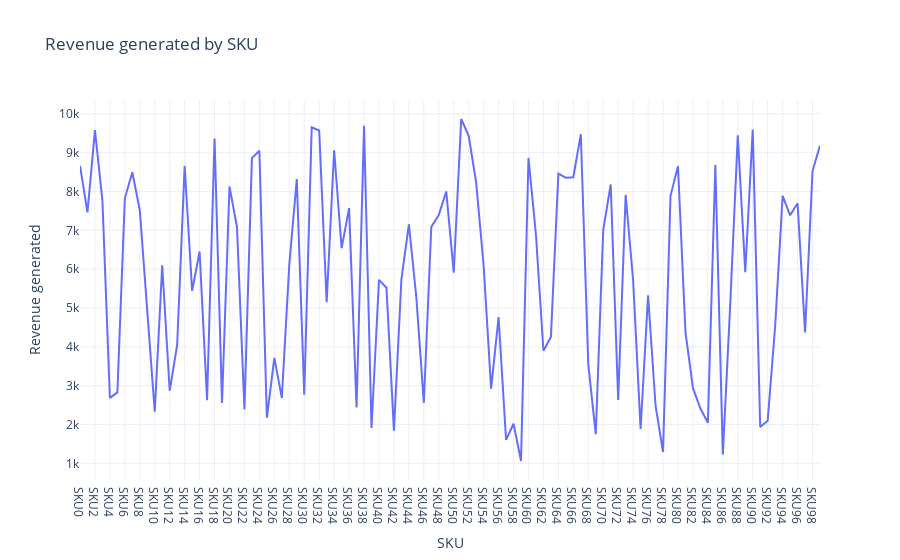

Source (notebook cell):
### Code cell
revenue_chart = px.line(df, x = 'SKU',
                       y = 'Revenue generated',
                       title = 'Revenue generated by SKU')
revenue_chart.show()

### Figure 1 — Plotly figure (JSON) as saved in the notebook; plotly's stock layout.template omitted (floating-point values rounded to 4 significant figures)
{"data": [{"hovertemplate": "SKU=%{x}<br>Revenue generated=%{y}<extra></extra>", "legendgroup": "", "line": {"color": "#636efa", "dash": "solid"}, "marker": {"symbol": "circle"}, "mode": "lines", "name": "", "orientation": "v", "showlegend": false, "type": "scatter", "x": ["SKU0", "SKU1", "SKU2", "SKU3", "SKU4", "SKU5", "SKU6", "SKU7", "SKU8", "SKU9", "SKU10", "SKU11", "SKU12", "SKU13", "SKU14", "SKU15", "SKU16", "SKU17", "SKU18", "SKU19", "SKU20", "SKU21", "SKU22", "SKU23", "SKU24", "SKU25", "SKU26", "SKU27", "SKU28", "SKU29", "SKU30", "SKU31", "SKU32", "SKU33", "SKU34", "SKU35", "SKU36", "SKU37", "SKU38", "SKU39", "SKU40", "SKU41", "SKU42", "SKU43", "SKU44", "SKU45", "SKU46", "SKU47", "SKU48", "SKU49", "SKU50", "SKU51", "SKU52", "SKU53", "SKU54", "SKU55", "SKU56", "SKU57", "SKU58", "SKU59", "SKU60", "SKU61", "SKU62", "SKU63", "SKU64", "SKU65", "SKU66", "SKU67", "SKU68", "SKU69", "SKU70", "SKU71", "SKU72", "SKU73", "SKU74", "SKU75", "SKU76", "SKU77", "SKU78", "SKU79", "SKU80", "SKU81", "SKU82", "SKU83", "SKU84", "SKU85", "SKU86", "SKU87", "SKU88", "SKU89", "SKU90", "SKU91", "SKU92", "SKU93", "SKU94", "SKU95", "SKU96", "SKU97", "SKU98", "SKU99"], "xaxis": "x", "y": [8662.0, 7461.0, 9578.0, 7767.0, 2687.0, 2828.0, 7823.0, 8496.0, 7517.0, 4971.0, 2331.0, 6100.0, 2874.0, 4053.0, 8654.0, 5442.0, 6454.0, 2629.0, 9365.0, 2553.0, 8128.0, 7087.0, 2391.0, 8858.0, 9049.0, 2175.0, 3716.0, 2686.0, 6117.0, 8319.0, 2766.0, 9655.0, 9572.0, 5150.0, 9062.0, 6541.0, 7573.0, 2438.0, 9692.0, 1912.0, 5725.0, 5521.0, 1840.0, 5737.0, 7152.0, 5268.0, 2557.0, 7089.0, 7397.0, 8002.0, 5911.0, 9866.0, 9436.0, 8232.0, 6088.0, 2926.0, 4767.0, 1606.0, 2021.0, 1062.0, 8864.0, 6886.0, 3900.0, 4257.0, 8459.0, 8355.0, 8368.0, 9474.0, 3550.0, 1752.0, 7015.0, 8180.0, 2633.0, 7911.0, 5710.0, 1889.0, 5328.0, 2484.0, 1292.0, 7889.0, 8652.0, 4384.0, 2943.0, 2412.0, 2048.0, 8685.0, 1230.0, 5134.0, 9445.0, 5925.0, 9593.0, 1935.0, 2100.0, 4531.0, 7888.0, 7386.0, 7698.0, 4371.0, 8526.0, 9185.0], "yaxis": "y"}], "layout": {"legend": {"tracegroupgap": 0}, "title": {"text": "Revenue generated by SKU"}, "xaxis": {"anchor": "y", "domain": [0, 1], "title": {"text": "SKU"}}, "yaxis": {"anchor": "x", "domain": [0, 1], "title": {"text": "Revenue generated"}}}}
